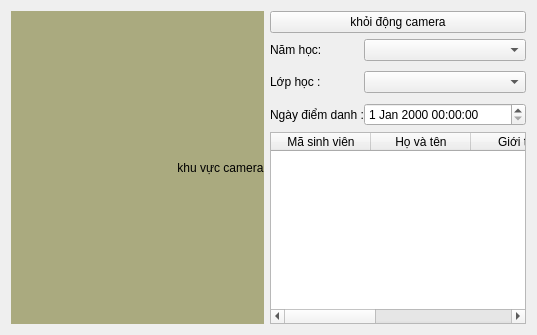
      <widget class="QWidget" name="tab_dd">
       <attribute name="title">
        <string>Điểm Danh</string>
       </attribute>
       <layout class="QHBoxLayout" name="horizontalLayout_3">
        <item>
         <widget class="QLabel" name="label_D_cam">
          <property name="sizePolicy">
           <sizepolicy hsizetype="Expanding" vsizetype="Preferred">
            <horstretch>0</horstretch>
            <verstretch>0</verstretch>
           </sizepolicy>
          </property>
          <property name="styleSheet">
           <string notr="true">background-color: rgb(170, 170, 127);</string>
          </property>
          <property name="text">
           <string>                                                  khu vực camera</string>
          </property>
         </widget>
        </item>
        <item>
         <layout class="QVBoxLayout" name="verticalLayout">
          <item>
           <widget class="QPushButton" name="btn_D_startcam">
            <property name="text">
             <string>khỏi động camera</string>
            </property>
           </widget>
          </item>
          <item>
           <layout class="QFormLayout" name="formLayout_2">
            <property name="sizeConstraint">
             <enum>QLayout::SetMinimumSize</enum>
            </property>
            <property name="rowWrapPolicy">
             <enum>QFormLayout::DontWrapRows</enum>
            </property>
            <property name="labelAlignment">
             <set>Qt::AlignLeading|Qt::AlignLeft|Qt::AlignVCenter</set>
            </property>
            <property name="formAlignment">
             <set>Qt::AlignLeading|Qt::AlignLeft|Qt::AlignTop</set>
            </property>
            <property name="horizontalSpacing">
             <number>0</number>
            </property>
            <property name="verticalSpacing">
             <number>10</number>
            </property>
            <property name="topMargin">
             <number>0</number>
            </property>
            <property name="bottomMargin">
             <number>0</number>
            </property>
            <item row="1" column="0">
             <widget class="QLabel" name="label_13">
              <property name="text">
               <string>Lớp học :</string>
              </property>
             </widget>
            </item>
            <item row="1" column="1">
             <widget class="QComboBox" name="cbb_D_Lophoc"/>
            </item>
            <item row="2" column="0">
             <widget class="QLabel" name="label_14">
              <property name="text">
               <string>Ngày điểm danh :</string>
              </property>
             </widget>
            </item>
            <item row="2" column="1">
             <widget class="QDateTimeEdit" name="dte_D_ngayDD"/>
            </item>
            <item row="0" column="0">
             <widget class="QLabel" name="label_7">
              <property name="text">
               <string>Năm học:</string>
              </property>
             </widget>
            </item>
            <item row="0" column="1">
             <widget class="QComboBox" name="cbb_D_NamHoc"/>
            </item>
           </layout>
          </item>
          <item>
           <widget class="QTableWidget" name="TW_D_dsSV">
            <property name="sizePolicy">
             <sizepolicy hsizetype="Expanding" vsizetype="Expanding">
              <horstretch>0</horstretch>
              <verstretch>0</verstretch>
             </sizepolicy>
            </property>
            <column>
             <property name="text">
              <string>Mã sinh viên</string>
             </property>
            </column>
            <column>
             <property name="text">
              <string>Họ và tên</string>
             </property>
            </column>
            <column>
             <property name="text">
              <string>Giới tính</string>
             </property>
            </column>
            <column>
             <property name="text">
              <string>Địa chỉ</string>
             </property>
            </column>
            <column>
             <property name="text">
              <string>Điểm danh</string>
             </property>
            </column>
           </widget>
          </item>
         </layout>
        </item>
       </layout>
      </widget>
